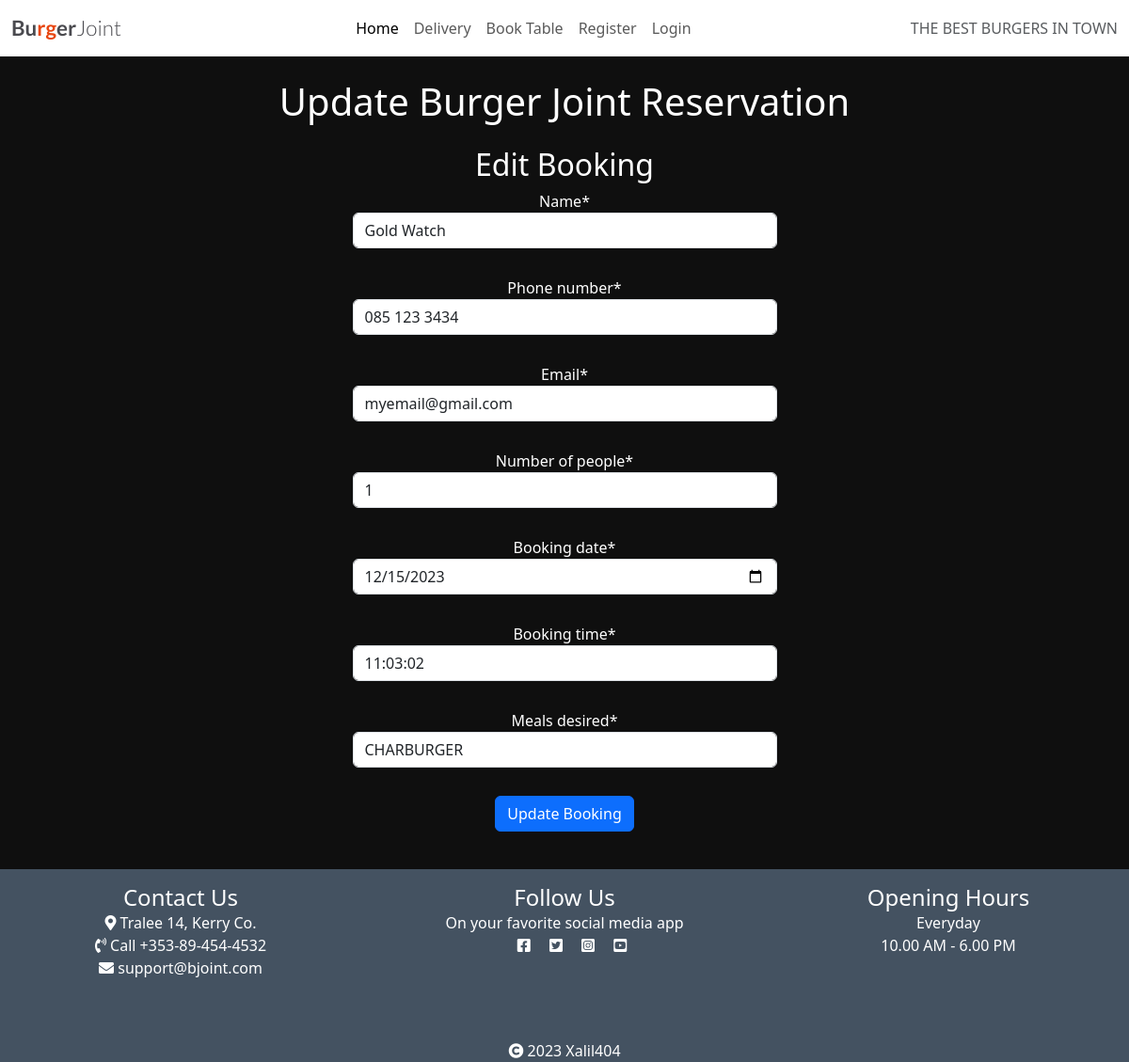
Screenshot of /edit_booking/1 with the database file from the repository.
### Booking_App/models.py (models this page shows, shortened)
class Booking(models.Model):
    user = models.ForeignKey(User, on_delete=models.CASCADE, default=1)
    name = models.CharField(max_length=50, null=False, blank=False)
    phone_number = models.CharField(max_length=15, null=False, blank=False, default='085 123 3434')
    email = models.EmailField(null=False, blank=False, default='myemail@gmail.com')
    number_of_people = models.IntegerField(null=False, blank=False, default=1)
    booking_date = models.DateTimeField(
        null=False,
        blank=False,
        default=get_current_date
    )
    booking_time = models.TimeField(
        null=False,
        blank=False,
        default=timezone.now
    )
    meals_desired = models.CharField(
        max_length=80,
        choices=[
            ('CHARBURGER WITH CHEESE', 'CHARBURGER WITH CHEESE'),
            ('CHARBURGER', 'CHARBURGER'),
            ('DOUBLE CHAR WITH CHEESE', 'DOUBLE CHAR WITH CHEESE'),
            ('BBQ CHAR WITH CHEESE', 'BBQ CHAR WITH CHEESE'),
            ('PORTABELLA CHAR', 'PORTABELLA CHAR'),
            ('TERIYAKI CHAR', 'TERIYAKI CHAR'),
            ('GRILLED CHICKEN-WICH', 'GRILLED CHICKEN-WICH'),
            ('SPICY CRISPY CHICKEN', 'SPICY CRISPY CHICKEN'),
            ('CHICKEN CLUB', 'CHICKEN CLUB'),
            ('AHI TUNA FILET', 'AHI TUNA FILET'),
            ('VEGGIE BURGER', 'VEGGIE BURGER'),
            ('VEGGIE CHEESE BURGER', 'VEGGIE CHEESE BURGER'),
            ('CHICKEN CAESAR', 'CHICKEN CAESAR'),
            ('GARDEN SALAD', 'GARDEN SALAD'),
            ('10 PCS CRISPY', '10 PCS CRISPY'),
            ('FRENCH FRIES', 'FRENCH FRIES'),
            ('ONION RINGS', 'ONION RINGS'),
        ],
        null=False,
        blank=False,
        default='CHARBURGER'
    )

### Booking_App/views.py (the view)
# urls.py: path('edit_booking/<booking_id>', edit_booking, name='edit_booking'),
def edit_booking(request, booking_id):
    item = get_object_or_404(Booking, id=booking_id)
    if request.method == 'POST':
        form = BookingForm(request.POST, instance=item)
        if form.is_valid():
            form.save()
            return redirect('booktable')
    form = BookingForm(instance=item)
    context = {
        'form': form
    }
    return render(request, 'edit_booking.html', context)

### Booking_App/forms.py
class BookingForm(forms.ModelForm):
    class Meta:
        model = Booking
        fields = ['name', 'phone_number', 'email', 'number_of_people', 'booking_date', 'booking_time', 'meals_desired']
        widgets = {
            'booking_date': forms.DateInput(attrs={'type': 'date'}),
            'user': forms.HiddenInput(),
        }

### templates/edit_booking.html (shortened to what this page needs)
{% extends "base.html" %}
{% load crispy_forms_tags %}
{% block content %}
<div class="container mt-4 text-center">
    <h1 class="mb-4 text-white">Update Burger Joint Reservation</h1>
    <div class="mb-4">
        <h2 class="text-white">Edit Booking</h2>
        <div class="row justify-content-center">
            <form method="POST" class="form text-white col-sm-5">
                {{ form|crispy }}
                <div class="mb-3 form-group row">
                    <div class="col-sm-12">
                        <button type="submit" class="btn btn-primary">Update Booking</button>
                    </div>
                </div>
            </form>
        </div>
    </div>
</div>
{%endblock%}

### static/css/style.css (style rules this page uses)
html { height: 100%; }
body { background-color: #F9FAFC; min-height: 100vh; display: flex; flex-direction: column; }
.main-bg { background-color: #0f0f0f; }
.main-bg { flex: 1; }
form.form .form-group { margin-bottom: 30px; }

### rows the page displays
Booking: name "Gold Watch", phone_number "085 123 3434", email "myemail@gmail.com", number_of_people "1", booking_date "12/15/2023", booking_time "11:03:02", meals_desired "CHARBURGER"
